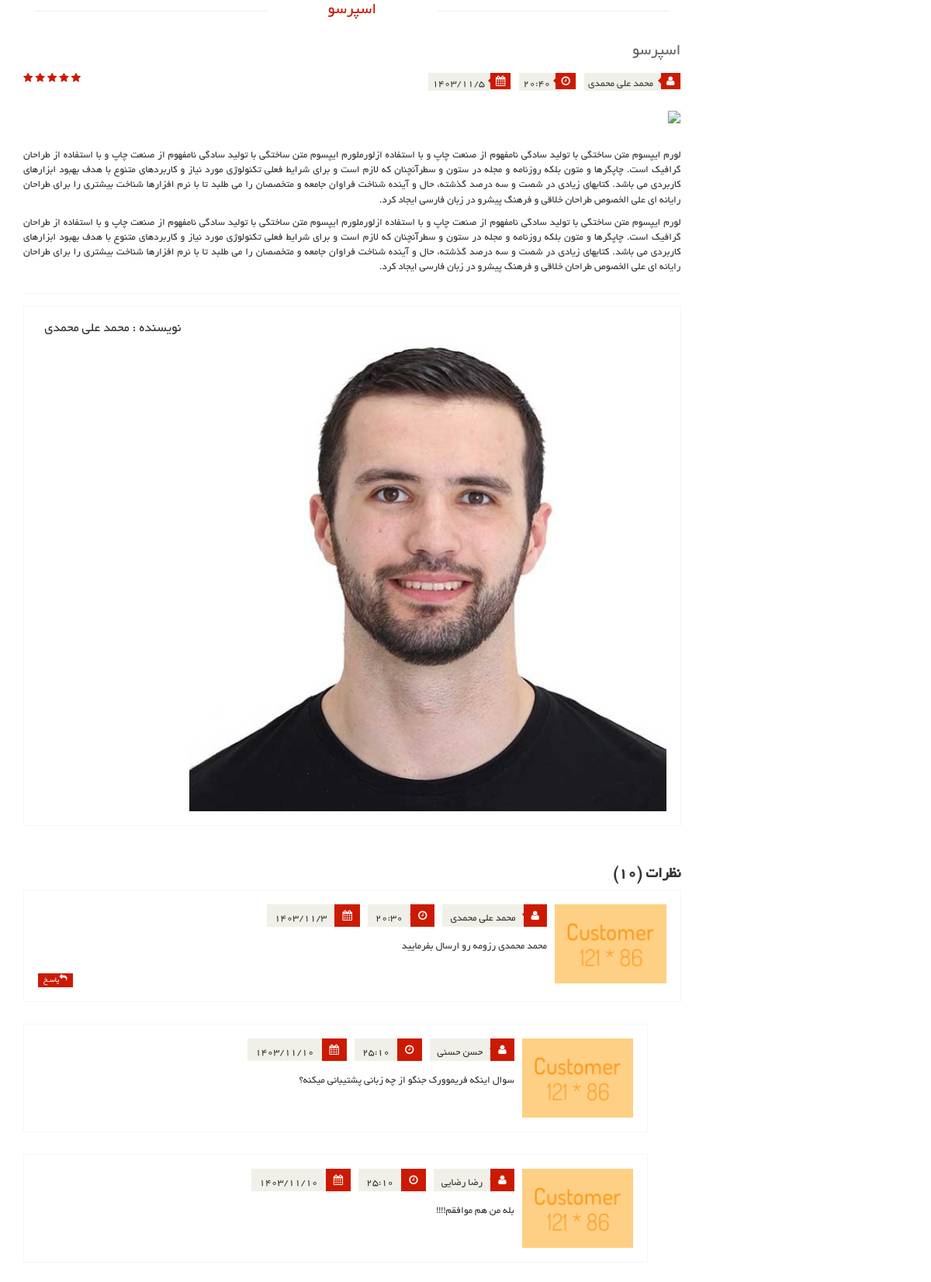
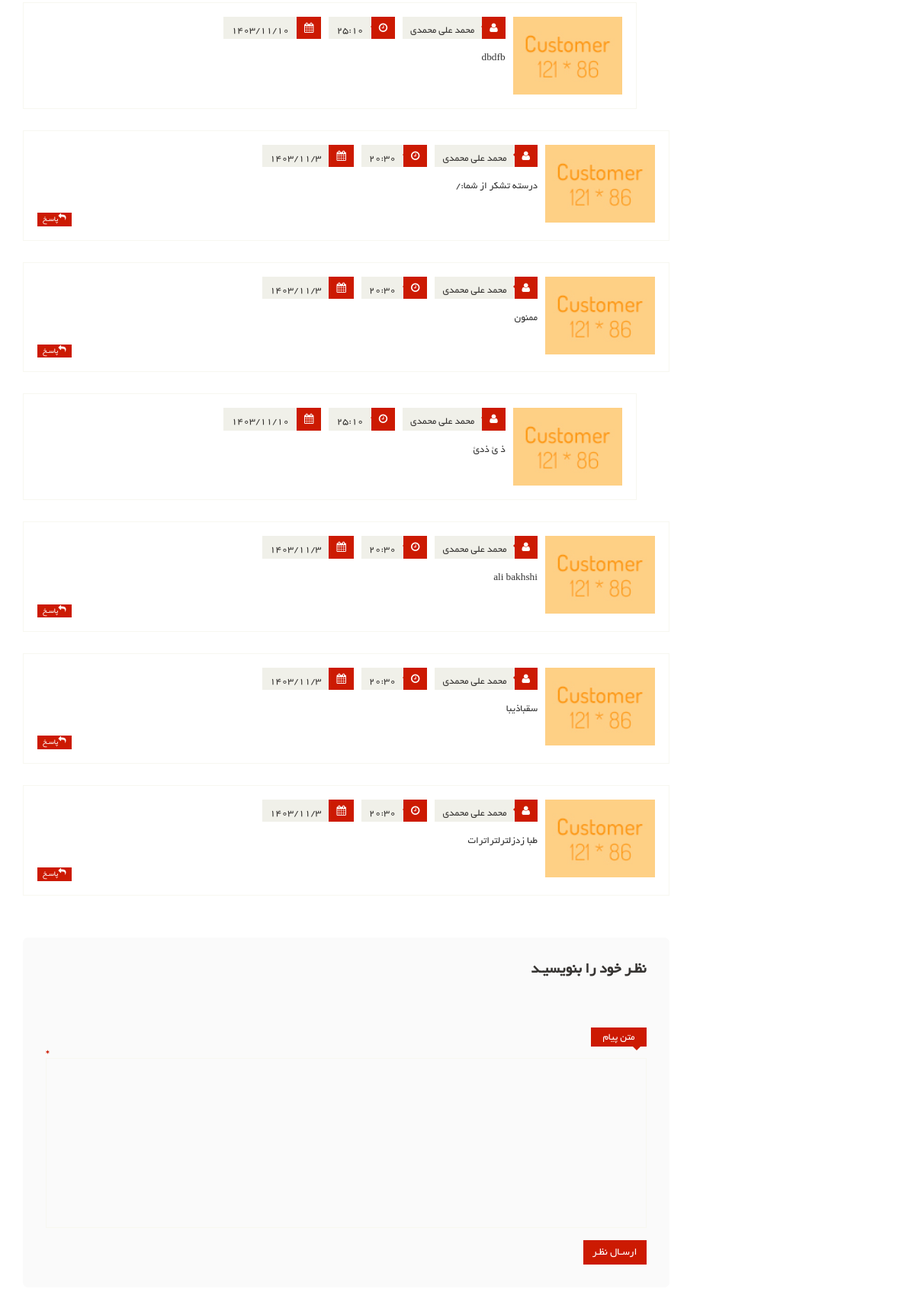
Screenshot of /article/3/ (signed in) with the database file from the repository (2 pictures, top to bottom).
### article_module/models.py (models this page shows, shortened)
class Article(models.Model):
    title = models.CharField(max_length=300, verbose_name="عنوان مقاله")
    slug = models.SlugField(
        max_length=400, db_index=True, allow_unicode=True, verbose_name="عنوان در url"
    )
    image = models.ImageField(upload_to="images/articles", verbose_name="تصویر مقاله")
    short_description = models.TextField(verbose_name="توضیحات کوتاه")
    text = models.TextField(verbose_name="متن مقاله")
    is_active = models.BooleanField(default=True, verbose_name="فعال / غیرفعال")
    selected_categories = models.ManyToManyField(
        ArticleCategory, verbose_name="دسته بندی ها"
    )
    author = models.ForeignKey(
        User,
        on_delete=models.CASCADE,
        verbose_name="نویسنده",
        null=True,
        editable=False,
    )
    create_data = models.DateTimeField(
        auto_now_add=True, editable=False, verbose_name="تاریخ ثبت"
    )
    class Meta:
        verbose_name = "مقاله"
        verbose_name_plural = "مقالات"

class ArticleComment(models.Model):
    article = models.ForeignKey(Article, on_delete=models.CASCADE, verbose_name="مقاله")
    parent = models.ForeignKey(
        "ArticleComment",
        null=True,
        blank=True,
        on_delete=models.CASCADE,
        verbose_name="والد",
    )
    user = models.ForeignKey(User, on_delete=models.CASCADE, verbose_name="کاربر")
    create_date = models.DateTimeField(auto_now_add=True, verbose_name="تاریخ ثبت")
    text = models.TextField(verbose_name="متن نظر")
    class Meta:
        verbose_name = "نظر مقاله"
        verbose_name_plural = "نظرات مقالات"

### account_module/models/user.py (models this page shows)
class User(AbstractUser):
    avatar = models.ImageField(
        upload_to="images/profile", verbose_name="تصویر آواتار", blank=True, null=True
    )
    email_active_code = models.CharField(
        max_length=100, verbose_name="کد فعالسازی ایمیل"
    )
    about_name = models.TextField(blank=True, null=True, verbose_name="اطلاعات شخص")
    address = models.TextField(null=True, blank=True, verbose_name="آدرس")
    email = models.EmailField(max_length=100, unique=True)
    is_verified = models.BooleanField(default=False)
    class Meta:
        verbose_name = "کاربر"
        verbose_name_plural = "کاربران"
    def __str__(self):
        if self.first_name and self.last_name:
            return self.get_full_name()
        return self.email

### article_module/views.py (the view)
# urls.py: path("<pk>/", views.ArticleDetailView.as_view(), name="article_detail"),
class ArticleDetailView(DetailView):
    model = Article
    template_name = "article_module/article_detail_page.html"
    def get_queryset(self):
        query = super(ArticleDetailView, self).get_queryset()
        query = query.filter(is_active=True)
        return query
    def get_context_data(self, **kwargs):
        context = super().get_context_data(**kwargs)
        article: Article = self.object
        context["comments"] = (
            ArticleComment.objects
            .filter(article=article, parent=None)
            .select_related("article", "user")
            .prefetch_related(
                "article__selected_categories",
                "articlecomment_set"
            )
        )
        context["comments_count"] = ArticleComment.objects.filter(
            article=article
        ).count()
        return context

### article_module/templates/article_module/article_detail_page.html (shortened to what this page needs)
{% extends 'shared/_layout.html' %}
{% load render_partial %}
{% load thumbnail %}
{% load pool_extras %}
{% block content %}
    <div class="container">
        <div class="row">
            <div class="col-sm-9">
                <div class="blog-post-area">
                    <h2 class="title text-center">{{ article.title }}</h2>
                    <div class="single-blog-post">
                        <h3>{{ article.title }}</h3>
                        <div class="post-meta">
                            <ul>
                                {% if article.author is not None %}
                                    <li><i class="fa fa-user"></i> {{ article.author }}</li>
                                {% endif %}
                                <li><i class="fa fa-clock-o"></i>20:40</li>
                                <li><i class="fa fa-calendar"></i>1403/11/5
                                </li>
                            </ul>
                            <span>
										<i class="fa fa-star"></i>
										<i class="fa fa-star"></i>
										<i class="fa fa-star"></i>
										<i class="fa fa-star"></i>
										<i class="fa fa-star-half-o"></i>
								</span>
                        </div>
                        <a href="">
                            {% thumbnail article.image "502x398" quality=95 as im %}
                                <img src="{{ im.url }}" style="width: 500px; height: auto;">
                            {% endthumbnail %}
                        </a>
                        <p>
                            {{ article.short_description }}
                        </p>
                        <p>
                            {{ article.text }}
                        </p>
                    </div>
                </div>
                {% if article.author %}
                    <div class="media commnets">
                        <a class="pull-right" href="#">
                            {% if article.author.avatar %}
                                {% thumbnail article.author.avatar "121x86" quality=95 as im %}
                                    <img class="media-object" src="{{ im.url }}"
                                         style="width: 100%; height: auto;">
                                {% endthumbnail %}
                            {% else %}
                                <img class="media-object" src="/static/images/blog/Customer.jpg" alt="">
                            {% endif %}
                        </a>
                        <div class="media-body">
                            <h4 class="media-heading">نویسنده : {{ article.author }}</h4>
                        </div>
                    </div>
                {% endif %}
                <div class="response-area" id="comment_area">
                    <h2> نظرات ({{ comments_count }})</h2>
                    <ul class="media-list">
                        {% for comment in comments %}
                            <li class="media" id="single_comment_box_{{ comment.id }}">
                                <a class="pull-right" href="#">
                                    <img class="media-object" src="/static/images/blog/Customer.jpg" alt="">
                                </a>
                                <div class="media-body">
                                    <ul class="sinlge-post-meta">
                                        <li><i class="fa fa-user"></i>{{ comment.user }}</li>
                                        <li><i class="fa fa-clock-o"></i>20:30</li>
                                        <li>
                                            <i class="fa fa-calendar"></i>1403/11/3
                                        </li>
                                    </ul>
                                    <p>
                                        {{ comment.text }}
                                    </p>
                                    <a class="btn btn-primary" onclick="fillParentId({{ comment.id }})"><i
                                            class="fa fa-reply"></i>پاسـخ</a>
                                </div>
                            </li>
                            {% for sub_comment in comment.articlecomment_set.all %}
                                <li class="media second-media" id="single_comment_box_{{ comment.id }}">
                                    <a class="pull-right" href="#">
                                        <img class="media-object" src="/static/images/blog/Customer.jpg" alt="">
                                    </a>
                                    <div class="media-body">
                                        <ul class="sinlge-post-meta">
                                            <li><i class="fa fa-user"></i>{{ sub_comment.user }}</li>
                                            <li><i class="fa fa-clock-o"></i>25:10
                                            </li>
                                            <li>
                                                <i class="fa fa-calendar"></i>1403/11/10
                                            </li>
                                        </ul>
                                        <p>
                                            {{ sub_comment.text }}
                                        </p>
                                    </div>
                                </li>
                            {% endfor %}
                        {% endfor %}
                    </ul>
                </div>
                <div class="replay-box" id="comment_form">
                    {% if request.user.is_authenticated %}
                        <div class="row">
                            <div class="col-sm-12">
                                <h2>نظـر خود را بنویسیـد</h2>
                                <div class="text-area">
                                    <div class="blank-arrow">
                                        <label>متن پیام</label>
                                    </div>
                                    <span>*</span>
                                    <textarea name="message" rows="11" id="commentText"></textarea>
                                    <a class="btn btn-primary" onclick="sendArticleComment({{ article.id }})">ارسـال
                                        نظـر</a>
                                </div>
                            </div>
                        </div>
                    {% else %}
                        <div class="alert alert-warning">
                            برای درج نظر می بایست <a href="{% url 'login_page' %}">لاگین</a> کنید
                        </div>
                    {% endif %}
                </div>
            </div>
        </div>
    </div>
{% endblock %}

### staticfiles/css/main.css (style rules this page uses)
body { font-family: 'BYekan'; font-size: 10pt; position: relative; font-weight: normal; direction: rtl; }
ul li { list-style: none; }
a { -webkit-transition: 300ms; -moz-transition: 300ms; -o-transition: 300ms; transition: 300ms; }
h1, h2, h3, h4, h5, h6 { font-family: 'BYekan', sans-serif; }
.left-sidebar h2:after, h2.title:after { content: " "; position: absolute; border: 1px solid #f5f5f5; bottom:8px; right: 0; width: 100%; height: 0; z-index: -2; }
h2.title:before { content: " "; position: absolute; background: #fff; bottom: -6px; width: 220px; height: 30px; z-index: -1; right: 50%; margin-right: -110px; }
h2.title { color:#cc1a02; font-family: 'BYekan', sans-serif; font-size: 16pt; font-weight: 400; margin: 0 15px; text-transform: uppercase; margin-bottom: 30px; position: relative; }
.chose_area input, select, textarea { background: #F0F0E9; border:0; color: #696763; padding: 6px; width: 100%; border-radius: 0; resize: none }
.single-blog-post { border-bottom: 1px solid #f2f2f2; padding-bottom: 15px; }
.blog-post-area .single-blog-post h3 { color: #696763; font-size: 16pt; font-family: 'BYekan',sans-serif; text-transform: uppercase; font-weight: 500; margin-bottom: 17px; }
.blog-post-area .single-blog-post a img { border: 1px solid #F7F7F0; width: 100%; margin-bottom: 30px }
.blog-post-area .single-blog-post p { color: #363432; text-align: justify; }
.blog-post-area .post-meta { display: block; margin-bottom: 25px; overflow: hidden; }
.blog-post-area .post-meta ul { padding:0; display: inline; }
.blog-post-area .post-meta ul li { background:#F0F0E9; float: right; margin-left: 10px; padding: 0 5px; font-size: 10pt; color: #393b3b; position: relative; }
.blog-post-area .post-meta ul li i { background:#cc1a02; color: #FFFFFF; margin-right: -4px; margin-left: 7px; padding: 4px 7px; }
.sinlge-post-meta li i:after, .blog-post-area .post-meta ul li i:after { content: ""; position: absolute; width: auto; height: auto; border-color:transparent#cc1a02 transparent transparent ; border-width:4px; border-style: solid; top:6px; right:26px; }
.post-meta span { float: left; }
.post-meta span i { color:#cc1a02; }
.commnets .media-object { margin-left: 15px; width: 100%; }
.commnets { border: 1px solid #F7F7F0; padding: 18px; margin-bottom: 50px }
.commnets p, .response-area p, .replay-box p { font-size: 10pt }
.media-heading { color: #363432; font-size: 13pt; font-weight: 400; font-family: 'B Yekan'sans-serif; margin-bottom: 15px }
.media-list .btn-primary, .commnets .btn-primary { background:#FC9A11; border: 0 none; border-radius: 0; color: #FFFFFF; float: left; font-size: 10px; padding: 1px 7px; text-transform: uppercase; }
.response-area h2 { color: #363432; font-size: 20px; font-weight: 700; }
.response-area .media { border: 1px solid #F7F7F0; padding: 18px; margin-bottom: 28px }
.response-area .media img { height: 102px; width: 100%; }
.response-area .second-media { margin-right: 5%; width: 95%; }
.sinlge-post-meta { overflow: hidden; padding-right: 0; margin-bottom: 15px }
.sinlge-post-meta li { background:#F0F0E9; color: #363432; float: right; font-size: 10pt; font-weight: 400; margin-left: 10px; padding: 0 0 0 10px; position: relative; text-transform: uppercase; }
.sinlge-post-meta li i { background:#cc1a02; color: #FFFFFF; margin-left: 10px; padding: 8px 10px; }
.sinlge-post-meta li i:after { top: 7px; border-width: 6px; left: 27px; }
.replay-box { margin-bottom: 107px; margin-top: 55px; background: #fafAfa; padding: 30px; border-radius: 0.5em }
.replay-box h2 { font-weight: 700; font-size: 20px; color: #363432; margin-top: 0; margin-bottom: 45px }
.replay-box label { background:#cc1a02; color: #FFFFFF; margin-bottom: 15px; padding: 3px 15px; float: right; font-weight: 400; }
.replay-box span { color:#cc1a02; float: left; font-weight: 700; margin-top: 21px; }
.text-area { margin-top: 66px }
.text-area textarea { background: transparent; border: 1px solid #F7F7F0 }
.btn.btn-primary { background:#cc1a02; border: 0 none; border-radius: 0; margin-top: 16px; }
.blank-arrow { position: relative; }
.blank-arrow label:after { content: ""; position: absolute; width: auto; height: auto; border-style: solid; border-width: 8px; border-color:#cc1a02 transparent transparent transparent; top: 22px; right: 5px }

### rows the page displays
Article: title "اسپرسو", author "محمد علی محمدی", short_description "لورم ایپسوم متن ساختگی با تولید سادگی نامفهوم از صنعت چاپ و با استفاده ازلورملورم ایپسوم متن ساختگی با تولید سادگی نامفهوم از صنعت چاپ و با استفاده از طراحان گرافیک است. چاپگرها و متون بلکه روزنامه و مجله در ستون و سطرآنچنان که لازم است و برای شرایط فعلی تکنولوژی مورد نیاز و کاربردهای متنوع با هدف بهبود ابزارهای کاربردی می باشد. کتابهای زیادی در شصت و سه درصد گذشته، حال و آینده شناخت فراوان جامعه و متخصصان را می طلبد تا با نرم افزارها شناخت بیشتری را برای طراحان رایانه ای علی الخصوص طراحان خلاقی و فرهنگ پیشرو در زبان فارسی ایجاد کرد.", text "لورم ایپسوم متن ساختگی با تولید سادگی نامفهوم از صنعت چاپ و با استفاده ازلورملورم ایپسوم متن ساختگی با تولید سادگی نامفهوم از صنعت چاپ و با استفاده از طراحان گرافیک است. چاپگرها و متون بلکه روزنامه و مجله در ستون و سطرآنچنان که لازم است و برای شرایط فعلی تکنولوژی مورد نیاز و کاربردهای متنوع با هدف بهبود ابزارهای کاربردی می باشد. کتابهای زیادی در شصت و سه درصد گذشته، حال و آینده شناخت فراوان جامعه و متخصصان را می طلبد تا با نرم افزارها شناخت بیشتری را برای طراحان رایانه ای علی الخصوص طراحان خلاقی و فرهنگ پیشرو در زبان فارسی ایجاد کرد."
ArticleComment: user "محمد علی محمدی", text "محمد محمدی رزومه رو ارسال بفرمایید"
ArticleComment: user "حسن حسنی", text "سوال اینکه فریموورک جنگو از چه زبانی پشتیبانی میکنه؟"
ArticleComment: user "رضا رضایی", text "بله من هم موافقم!!!!"
ArticleComment: user "محمد علی محمدی", text "dbdfb"
ArticleComment: user "محمد علی محمدی", text "درسته تشکر از شما:/"
ArticleComment: user "محمد علی محمدی", text "ممنون"
ArticleComment: user "محمد علی محمدی", text "ذ ئ ذدئ"
ArticleComment: user "محمد علی محمدی", text "ali bakhshi"
ArticleComment: user "محمد علی محمدی", text "سقباذیبا"
ArticleComment: user "محمد علی محمدی", text "طبا زدزلترلتراترات"

### other values shown
{{ comments_count }} "10"
